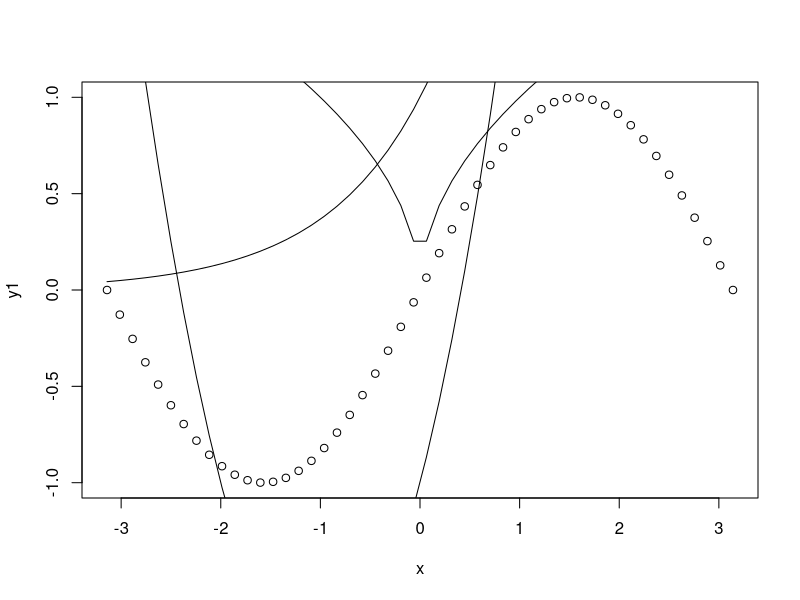
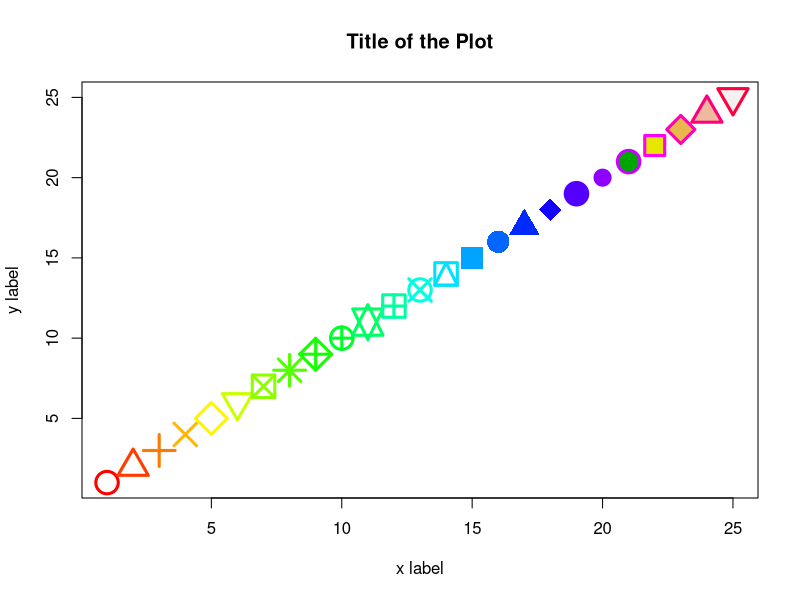
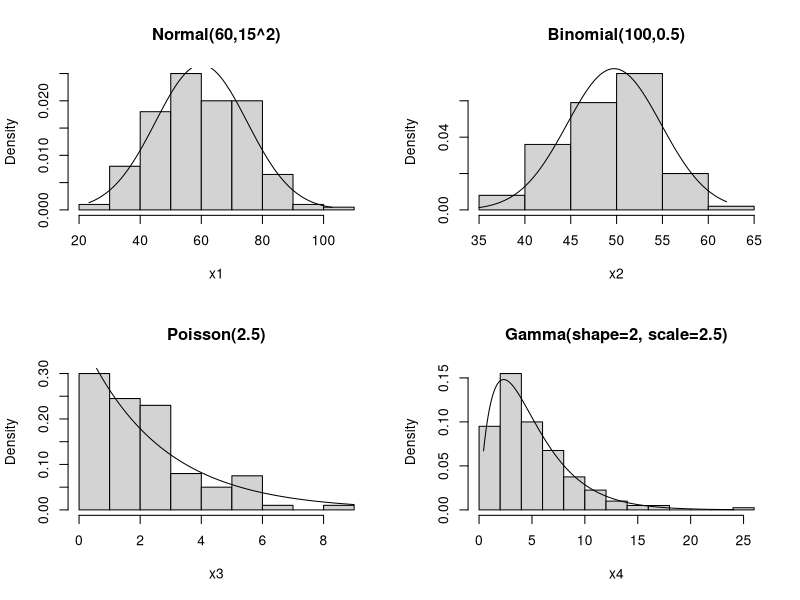

Source code (R) for these figures, in order:
# -------------------------------------------------------------------
# Purpose: Practical: Basic R Commands for Data Processing (Part 1)
# Author : Liew How Hui (2025)
# Reference: http://faculty.marshall.usc.edu/gareth-james/ISL/Chapter%202%20Lab.txt
# License: BSD-3
# Software: R 4.1+
# Duration: 1 hour
# -------------------------------------------------------------------

# -------------------------------------------------------------------
#  (A) Getting familiar with the Basic R and R Studio
# -------------------------------------------------------------------

# 1. Basic R (Good for fast startup and a computer with lower memory)
#
#    Download link: https://cran.r-project.org/
#
#    It supports Windows, MacOS and Linux, download the software
#    related to your computer.

# 2. RStudio (Good for a computer with 8 Gig RAM or more and fast CPU)
#
#    Donwload link: https://www.rstudio.com/products/rstudio/download/
#
#    Get the "RStudio Desktop"

# -------------------------------------------------------------------
#  (B) Very Basic Programming Notations
#      * Comments
#      * Variables, Assignment, ...
#      * Data class/type
# -------------------------------------------------------------------

# Line comment starts with the `#' (sharp, e.g. C# / hash, twitter hash tag) symbol
# In C, C++, JavaScript, the line comment is usually double slash `//'
#
# Comments are used to put remarks on programming statements, e.g. 
# the purpose / theory of for loop, if-else statement, etc.

# Variables: `names' which are used to reference data in memory
#
# 1. ls() is used to show the variable name list (when the list
#    is empty, character(0) whill be shown)

ls()

#    In RStudio, the variable name list will be listed on the top right 
#    hand window.
#
# 2. Variables are created using assignment operation <- or =
#    Most books use the notation `<-' but we will be using `=' 
#    in the practicals since it is easier to type.

a <- 1                  # the floating point number 1

# 3. Variables can be 'a'-'z', 'A'-'Z', '0'-'9' and '.' (dot)
#    Try to avoid using `c' for variable name, it is used to create 
#    an array.
#

a.second.Variable = 1L  # L is used to create an integer

#    Unlike C/C++/Java programming language, dot (.) is used in 
#    variable names.

# 4. Try ls() to see the variables created (or for RStudio users
#    look at the top right hand window to watch the variables

ls()

#
# 5. We can check the data type/class of a variable using the command 'class'
#

class(a)
class(a.second.Variable)

#
# 6. Variables that are no longer needed can be deleted to free
#    some memory
#

rm(a)
ls()

#
# 7. We can remove all variables but this is usually not recommended
# rm(list=ls())  # Not recommended in general
#

# -------------------------------------------------------------------
#  (C) 1-D Floating Number Array Data Structures and Operations
#
#  Since R is primarily used for statistical analysis, the fundamental
#  data structure in R is vector/array of numbers, booleans & strings.
# -------------------------------------------------------------------

a = 1 + 2
b = 2 - 3
d = 3 * 4
e = 4 / 5
f = 5 ** 6    # 5 to the power of 6 (** is also used in Python)
g = 5 ^ 6     # Also 5 to the power of 6 (^ has different meaning in Python)

#
#  When you show the variables, there will be [1] indicating the 
#  index of the first element in the 1-D array.  For example,
#

a

#
#  When we assign a number to a variable, a 1-D array is created
#  with only one number.  The way to key in more numbers is to
#  used c().  For example,
#

x = c(5,4,5,3,5,5,5,2,1,4,5,3,5,5,5,2,1,4,5,3,5,5,5,2,1,4,5,3,5,5,5,2,1,
      1,2,5,5,5,3,5,4,1,2,5,5,5,3,5,4,1,2,5,5,5,3,5,4,1,2,5,5,5,3,5,4,5)

#  Now type x again and observe that [1] and [39] are shown

x

#  We can use length to check the array length

length(x)

#
# Generating regular floating number array with regular patterns
# using seq() and its short form
#

x.sequence1 = 1:10    # or seq(1,10)
x.sequence2 = 20:1    # or seq(20,1)

#
# Arithmetic progression sequence:
#    a_n = a_0 + (n-1)*d
#    seq(a_0, num, d),   a_n <= num < a_n + d
#

x.sequence3 = seq(1,30,2)

#
# Floating point sequences can be used in plotting graphs when
# we combine array, arithmetic and functions (e.g. sin, cos, etc.)
# For example, plotting sin(), exp(), etc. for the range [-pi, pi]
#

x  = seq(-pi,pi,length=50)
y1 = sin(x)
y2 = exp(x)
y3 = x^2+2*x-1
y4 = sqrt(abs(x))

#
# Special Array Arithmetic Feature in R
#
# If we want to add repeating 1D data like
#    5,4,5,3,5,5,5,2 +
#    1,2,1,2,1,2,1,2
# => 6 6 6 5 6 7 6 4
#
# In R, we can just write

x + c(1,2)

# R will perform cyclic repeat for us.

#
# Are you able to tell y5 below without using R?
#
y5 = c(2,3)*x + c(5,4,-2,3)

#
# Plotting of y vs x (scatter plot) is not as convenient as in
# other system (e.g. Python, MATLAB).  A plot() only takes in
# two arrays x and y and not more.
#
# We need to use lines() to add more data into a plot.
#
plot(x, y1)           # Points only
lines(x, y2)          # Points only
lines(x, y3, 'l')     # 'l' for lines
lines(x, y4, 'l')

#
# Since y1 (sin()) has a range of [-1,1].  A plot based on
# y1 will have y limit of -1 to 1 leading to a rather
# ugly plot.
#
# To have prettier plot, we nned various plotting options: 
#   col (colours), pch (point symbols), 
#   cex, (point size), lwd (line width), etc.
#

plot(
  1:25,
  1:25,
  cex=3,
  lwd=3,
  pch=1:25,
  col=rainbow(25),
  bg=terrain.colors(5),  # only for pch 21:25
  xlab="x label",ylab="y label",
  main="Title of the Plot"
)


# -------------------------------------------------------------------
# (D) Integers (are internally different from floating point numbers) 
#     and Integer-related Arithmetic Operations
# -------------------------------------------------------------------

a = 1L + 2L
b = 2L - 3L
d = 3L * 4L
e = 7L %/% 5L   # Integer division
f = 7L %% 5L    # Modulo

##
## Dates are internally represented as integer
##

mydates = as.Date("2025-01-01")
today = Sys.Date()

#
# If I don't put a proper comment, do you know what the following 
# is about?
#

1970 + as.integer(mydates)/365.25

# -------------------------------------------------------------------
# (E) Booleans / Logicals => Basic Maths / Discrete Maths
#     and logical operations (and, or, not) as well as
#     relational operations (==, !=, <, >, <=, >=) 
# -------------------------------------------------------------------

TRUE  & TRUE
TRUE  | FALSE
!FALSE
((a < b) & (d < e)) | (f > g)

#
# Application of Booleans: Comparing two 1-D arrays
#
c(1,2,3) == c(3,2,1)
any(c(1,2,3) == c(3,2,1))    # Any single true element?
all(c(1,2,3) == c(3,2,1))    # Are all elements true?


# -------------------------------------------------------------------
# (F) Array of Letters and Array of Strings and operations
# -------------------------------------------------------------------

"A String in double quotes"
'A String in single quotes'
"Escaping quotes using backslash \""
"A string\n with multiple lines\n using `backslash n'"

# We use nchar() to find the length of a string.  len() will only
# give us the length of 1-D array!

nchar("Hello World")

# We use cat(), i.e. concatenate to output, to print strings
# use ?cat to get help for `cat'
cat("A string\n with multiple lines\n", " using `backslash n'")

#
# Array of letters
#

letters  # Array/Vector of small letter alphabet characters
LETTERS  # Array/Vector of capital letter alphabet characters
letters[5:10]    # Assessing elements in an array

#
# Joining strings with paste().  By default strings will be `joined' by 
# a `space' between them.  To use different seperator, use sep
# When an array of strings is encountered, we use the collapse for
# seperator.
#

paste("A string", "and another string")

paste("A", "B", "C", "D", sep=",")

paste(LETTERS[1:10], collapse=",")

#
# Application of strings: Categorical data are usually represented by 
# an array of strings
#
gender = c("M", "F", "F", "M", "M", "F", "F")
# By checking the class, we can see that they are characters (i.e. strings)
class(gender)
# We can use table to summarise the `string' categorical data
table(gender)
# We can use summary() to summarise the categorical data by converting
# it from characters to factors
summary(factor(gender))


# -------------------------------------------------------------------
# (G) Statistical Analysis of Floating Point Array and 
#     Probability Functions
# -------------------------------------------------------------------

#
# Statistical functions for Descriptive Statistics (simple EDA)
#
length(x) # n
min(x)
max(x)
range(x)  # finds min and max
diff(range(x))   # max(x) - min(x)
quantile(x)      # 4 quantiles
median(x)
sum(x)    # x[1] + ... + x[n]
mean(x)   # x.bar = (x[1] + ... + x[n])/n
var(x)    # sample variance: sum((x-x.bar))^2)/(n-1)
sd(x) == sqrt(sum((x-mean(x))^2)/(length(x)-1))     # sample standard deviation
summary(x)

#
# Regular 1-D random sequences in R
#

# Seed is used to make random number generation less random, i.e.
# we can repeat the "random number generation".  The theory of
# seed number is probably mentioned in SSIF but you don't need to
# take SSIF just like anyone driving a car does not need to know
# how to design and construct a car.
set.seed(2025)

# r = random numbers, 50 = 50 elements, unif = uniform dist.
x.unif = runif(50)
# r = random numbers, 50 = 50 elements, norm = normal dist.
x.norm = rnorm(50)
y.norm = x.norm + rnorm(50,mean=50,sd=.1)
# Correlation between two 1-D arrays
cor(x.norm,y.norm)

# Contingency table / Confusion matrix
table(c(1,0,1,0,1), c("Y","N","N","Y","Y"))


# -------------------------------------------------------------------
# Random Variable        samples   probability  quantile  density   
# ---------------        -------   -----------  --------  -------   
# Beta                   rbeta     pbeta        qbeta     dbeta     
# Binomial               rbinom    pbinom       qbinom    dbinom    
# Cauchy                 rcauchy   pcauchy      qcauchy   dcauchy   
# Chi-Square             rchisq    pchisq       qchisq    dchisq    
# Exponential            rexp      pexp         qexp      dexp      
# F                      rf        pf           qf        df        
# Gamma                  rgamma    pgamma       qgamma    dgamma    
# Geometric              rgeom     pgeom        qgeom     dgeom     
# Hypergeometric         rhyper    phyper       qhyper    dhyper    
# Logistic               rlogis    plogis       qlogis    dlogis    
# Log Normal             rlnorm    plnorm       qlnorm    dlnorm    
# -ve Binomial           rnbinom   pnbinom      qnbinom   dnbinom   
# Normal                 rnorm     pnorm        qnorm     dnorm     
# Poisson                rpois     ppois        qpois     dpois     
# Student t              rt        pt           qt        dt        
# Uniform                runif     punif        qunif     dunif     
# Weibull                rweibull  pweibull     qweibull  dweibull  
#
# Ref: https://www.stat.umn.edu/geyer/old/5101/rlook.html
# -------------------------------------------------------------------

set.seed(2025)
x1 = rnorm(200, mean=60, sd=15)   # X ~ Normal(60,15^2)
x2 = rbinom(200, size=100, prob=0.5)   # X ~ Binom(100, 0.5) ≈ Normal?
x3 = rpois(200, lambda=2.5)       # X ~ Poisson(2.5) ≈ Exponential?
# Gamma distribution is applied in cancer rates, insurance claims & rainfall. 
x4 = rgamma(200, shape=2, scale=2.5)
par(mfrow=c(2,2))

hist(x1, freq=FALSE, main="Normal(60,15^2)")
x = seq(min(x1),max(x1),length.out=500)
lines(x,dnorm(x, mean=60, sd=15))

hist(x2, freq=FALSE, main="Binomial(100,0.5)")
x = seq(min(x2),max(x2),length.out=500)
lines(x,dnorm(x, mean=mean(x2), sd=sd(x2)))
# Is it possible to work with dbinom???
# Probably Not.  Because dnorm is not a density plot

hist(x3, freq=FALSE, main="Poisson(2.5)")
x = seq(min(x3),max(x3),length.out=500)
lines(x,dexp(x, rate=1/mean(x3)))
# Is it possible to work with dbinom???
# Probably Not.  Because dpois is not a density plot

# https://en.wikipedia.org/wiki/Gamma_distribution
# https://stat.ethz.ch/R-manual/R-devel/library/stats/html/GammaDist.html
hist(x4, freq=FALSE, main="Gamma(shape=2, scale=2.5)")
x = seq(min(x4),max(x4),length.out=500)
lines(x,dgamma(x, shape=mean(x4)^2/var(x4), scale=var(x4)/mean(x4)))
